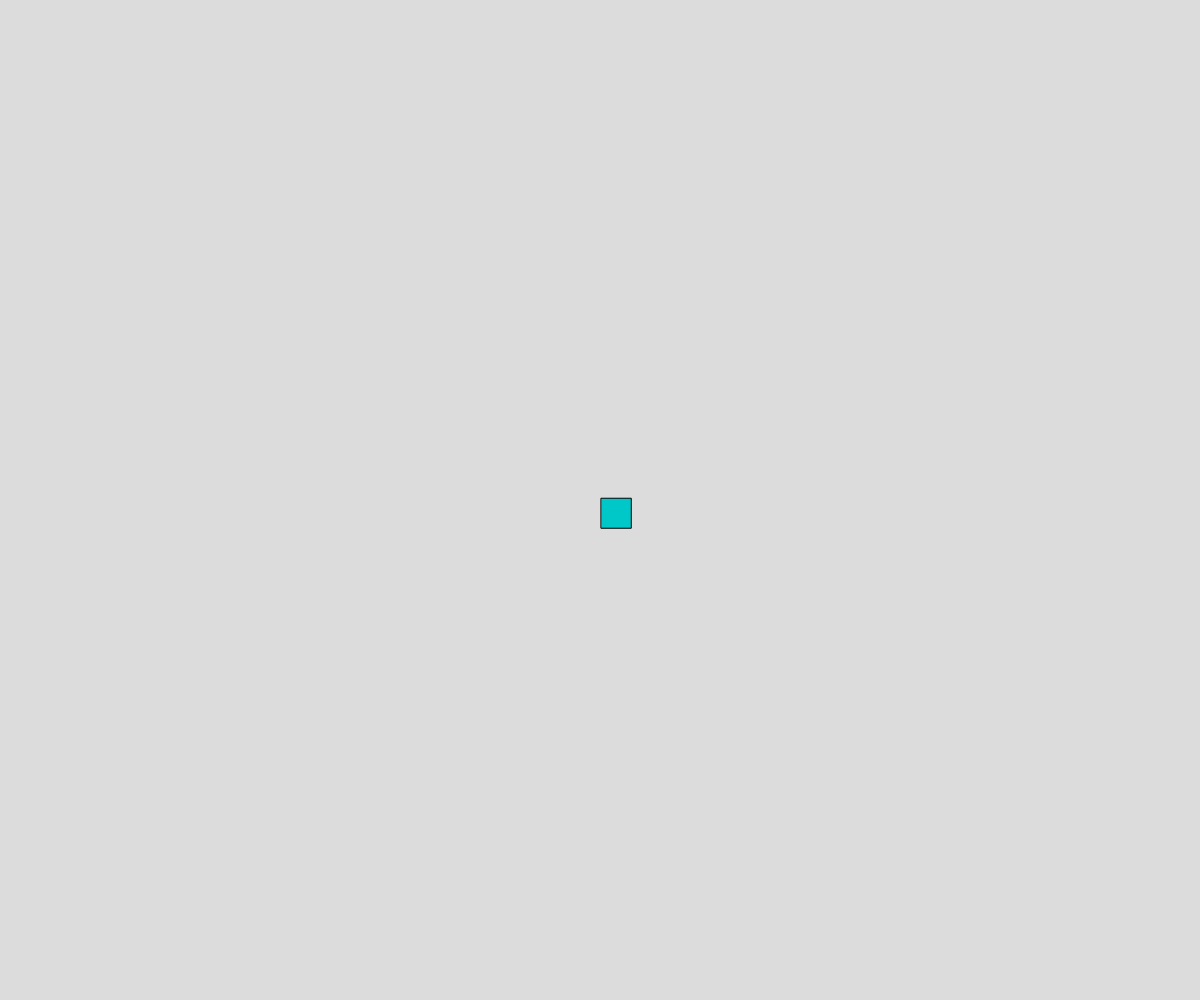
Frame 1 (no input)
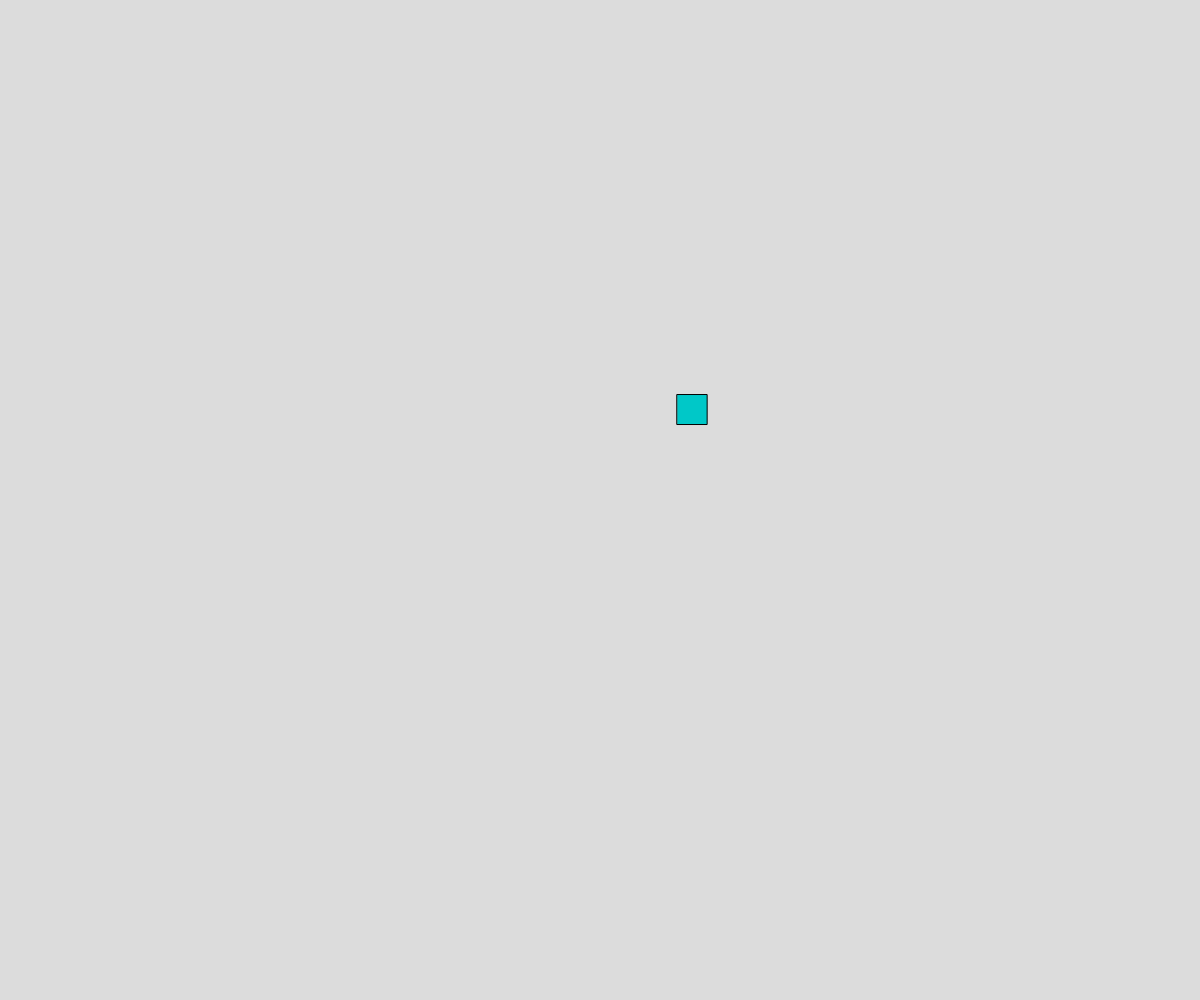
Frame 60 (no input)
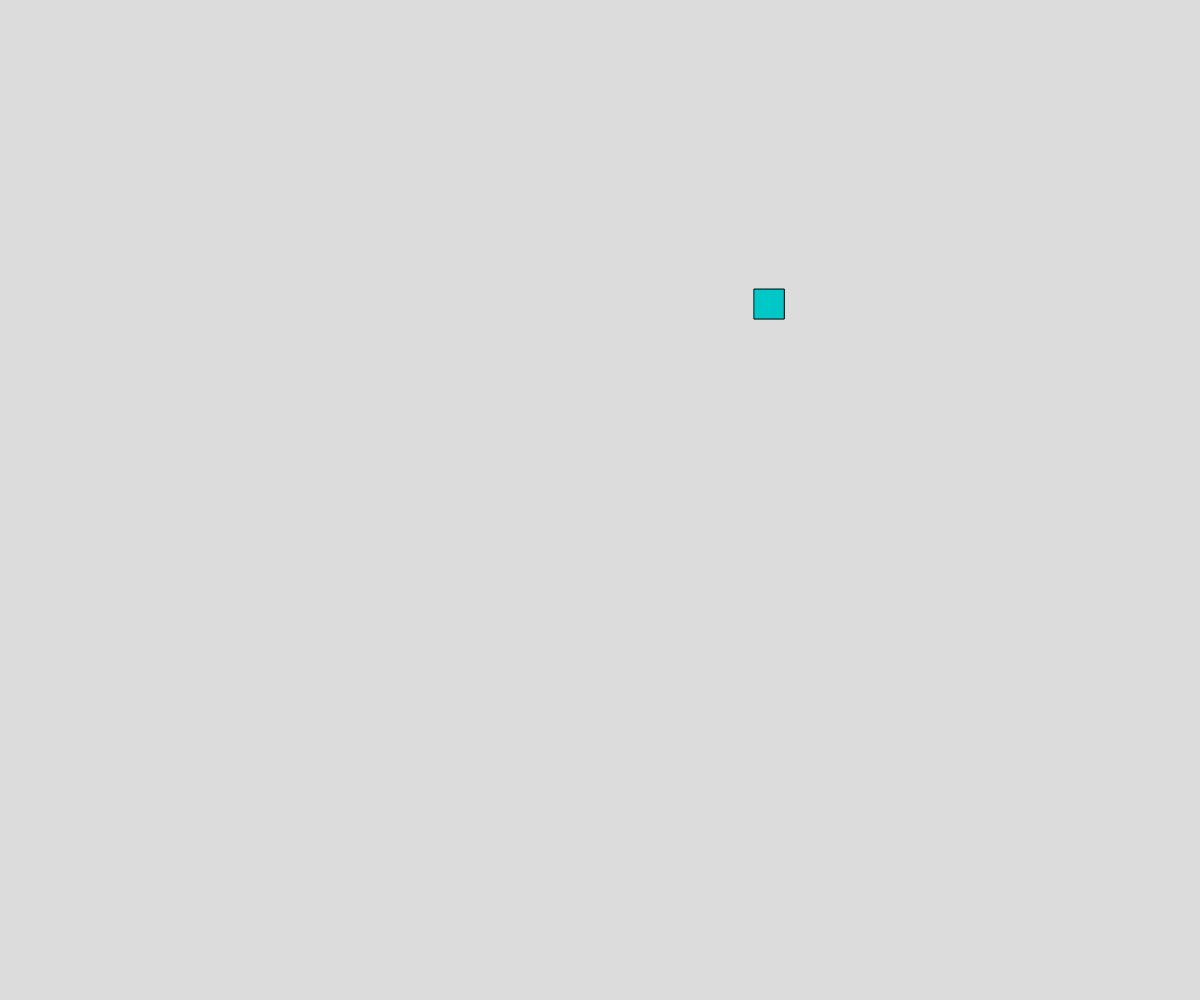
Frame 120 (the mouse pressed at the canvas centre since frame 60)

The p5.js sketch that drew these frames (run headless with seeded random() and noise() and a simulated clock; from frame 60 on, the mouse is pressed at the canvas centre):

// p5.js sketch
// ── sketch.js
// Demo 04 - Bouncing Objects
//Ben Schoenfeld
// Make a few primatives bounce around the screen

let circleX, circleY;
let circleXSpeed, circleYSPeed;

function setup() {
  createCanvas(windowWidth, windowHeight);
  circleX = width / 2;
  circleY = height / 2;
  circleXSpeed = random(-3,3);
  circleYSPeed = random(-3,3);
}

function draw() {
  background(220);

  fill(0,200,200);

  //movement
  circleX += circleXSpeed;
  circleY += circleYSPeed;
  


  //bounce/
  if (circleY <= 0 || circleY >= height){
    circleYSPeed = circleYSPeed * -1; //circleYSpeed * -1
  }
  //wrap around (x)
  if (circleX <= 0){
    circleX += width;
  }
  else if (circleX >= width){
    circleX -= width;
  }




  //draw
  rect(circleX, circleY, 30);
}
